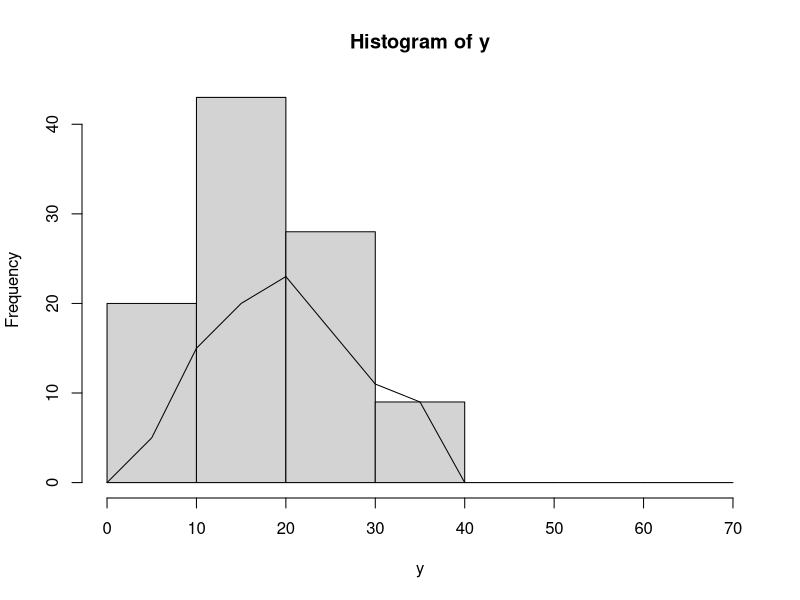

This figure's R source:
lb <- seq(0, 60, 10)
ub <- seq(10, 70, 75)
x <- (lb + ub) / 2
f <- c(5, 15, 20, 23, 17, 11, 9)
y <- rep(x, f)
y
x0 <- c(0, x, 40)
f0 <- c(0, f, 0)
bks <- seq(0, 70, 10)
hist(y, bks)
lines(x0, f0)
